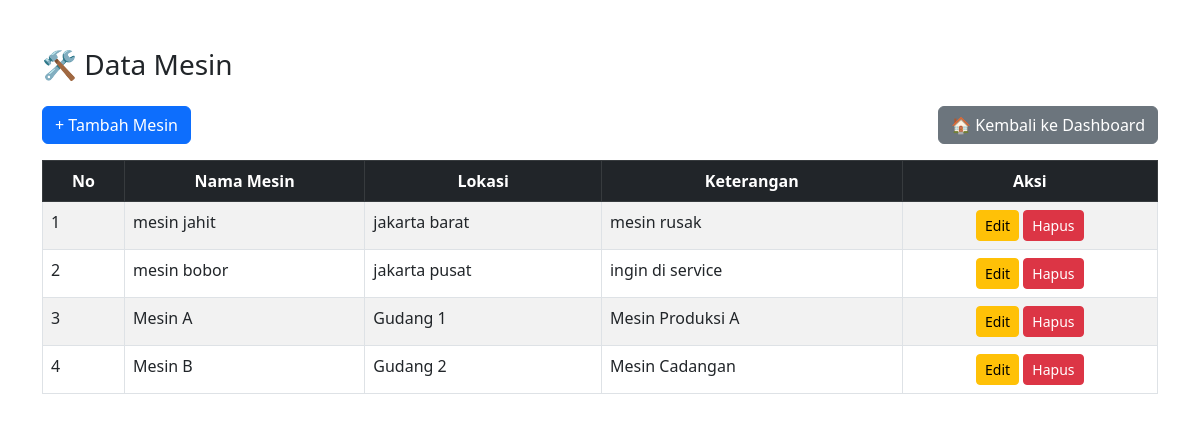
Screenshot of /mesin/index.php with the database file from the repository.
### tables this page shows
CREATE TABLE `mesin` (
  `id` int(11) NOT NULL,
  `nama_mesin` varchar(100) DEFAULT NULL,
  `lokasi` varchar(100) DEFAULT NULL,
  `tanggal_pembelian` date DEFAULT NULL,
  `keterangan` text DEFAULT NULL
);

### mesin/index.php (the view, shortened to what this page needs)
<?php include '../koneksi.php'; ?>
<!DOCTYPE html>
<html>
<head>
    <link href="https://cdn.jsdelivr.net/npm/bootstrap@5.3.0/dist/css/bootstrap.min.css" rel="stylesheet">
</head>
<body class="container mt-5">
    <h3 class="mb-4">🛠️ Data Mesin</h3>
    <div class="mb-3 d-flex justify-content-between">
        <a href="tambah.php" class="btn btn-primary">+ Tambah Mesin</a>
        <a href="../dashboard.php" class="btn btn-secondary">🏠 Kembali ke Dashboard</a>
    </div>
    <table class="table table-bordered table-striped">
        <thead class="table-dark text-center">
            <tr>
                <th>No</th>
                <th>Nama Mesin</th>
                <th>Lokasi</th>
                <th>Keterangan</th>
                <th>Aksi</th>
            </tr>
        </thead>
        <tbody>
            <?php
            $no = 1;
            $data = mysqli_query($conn, "SELECT * FROM mesin");
            while($row = mysqli_fetch_assoc($data)) {
            ?>
            <tr>
                <td><?= $no++ ?></td>
                <td><?= $row['nama_mesin'] ?></td>
                <td><?= $row['lokasi'] ?></td>
                <td><?= $row['keterangan'] ?></td>
                <td class="text-center">
                    <a href="edit.php?id=<?= $row['id'] ?>" class="btn btn-warning btn-sm">Edit</a>
                    <a href="hapus.php?id=<?= $row['id'] ?>" onclick="return confirm('Yakin hapus data ini?')" class="btn btn-danger btn-sm">Hapus</a>
                </td>
            </tr>
            <?php } ?>
        </tbody>
    </table>
</body>
</html>

### rows the page displays
mesin: nama_mesin "mesin jahit", lokasi "jakarta barat", keterangan "mesin rusak"
mesin: nama_mesin "mesin bobor", lokasi "jakarta pusat", keterangan "ingin di service"
mesin: nama_mesin "Mesin A", lokasi "Gudang 1", keterangan "Mesin Produksi A"
mesin: nama_mesin "Mesin B", lokasi "Gudang 2", keterangan "Mesin Cadangan"
